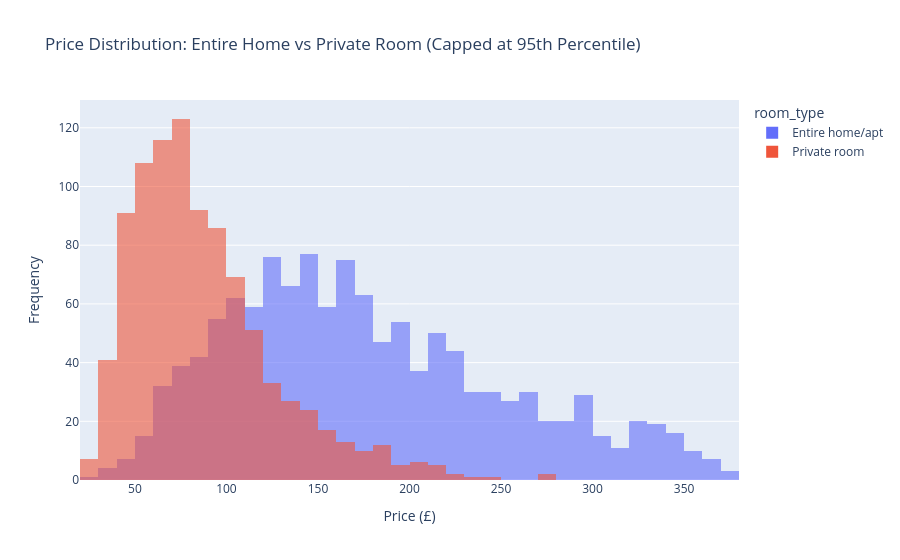

The notebook cell saved with this chart:
### Markdown cell above
## Task 1 — Histogram: price by room type (overlapping distributions)

**What to build:** A histogram showing price distributions for **Entire home/apt vs Private room** (exclude Shared room — too few observations) overlaid on the same chart.

**Requirements:**
- Both room types on the same chart (use `color='room_type'`)
- `barmode='overlay'` with `opacity=0.6` so both distributions are visible
- A vertical line for the median of EACH room type, differently coloured
- Insight title comparing the two distributions

> 💡 `df_cap[df_cap['room_type'].isin(['Entire home/apt','Private room'])]`

### Code cell
# Task 1
# YOUR CODE HERE
# Task 1

# Filter only relevant room types
df_filtered = df_cap[df_cap['room_type'].isin(['Entire home/apt', 'Private room'])]

# Create histogram
fig = px.histogram(
    df_filtered,
    x='price',
    color='room_type',
    barmode='overlay',  # overlapping
    nbins=50,
    opacity=0.6,
    title='Price Distribution: Entire Home vs Private Room (Capped at 95th Percentile)'
)

# Add labels
fig.update_layout(
    xaxis_title='Price (£)',
    yaxis_title='Frequency'
)

fig.show()

### Figure 1 — Plotly figure (JSON) as saved in the notebook; plotly's stock layout.template omitted (floating-point values rounded to 4 significant figures; data arrays with more than 128 entries replaced by an {"elided": "..."} marker saying what was removed)
{"data": [{"bingroup": "x", "hovertemplate": "room_type=Entire home/apt<br>price=%{x}<br>count=%{y}<extra></extra>", "legendgroup": "Entire home/apt", "marker": {"color": "#636efa", "opacity": 0.6, "pattern": {"shape": ""}}, "name": "Entire home/apt", "nbinsx": 50, "orientation": "v", "showlegend": true, "type": "histogram", "x": {"elided": "1251 float values"}, "xaxis": "x", "yaxis": "y"}, {"bingroup": "x", "hovertemplate": "room_type=Private room<br>price=%{x}<br>count=%{y}<extra></extra>", "legendgroup": "Private room", "marker": {"color": "#EF553B", "opacity": 0.6, "pattern": {"shape": ""}}, "name": "Private room", "nbinsx": 50, "orientation": "v", "showlegend": true, "type": "histogram", "x": {"elided": "942 float values"}, "xaxis": "x", "yaxis": "y"}], "layout": {"barmode": "overlay", "legend": {"title": {"text": "room_type"}, "tracegroupgap": 0}, "title": {"text": "Price Distribution: Entire Home vs Private Room (Capped at 95th Percentile)"}, "xaxis": {"anchor": "y", "domain": [0, 1], "title": {"text": "Price (£)"}}, "yaxis": {"anchor": "x", "domain": [0, 1], "title": {"text": "Frequency"}}}}
